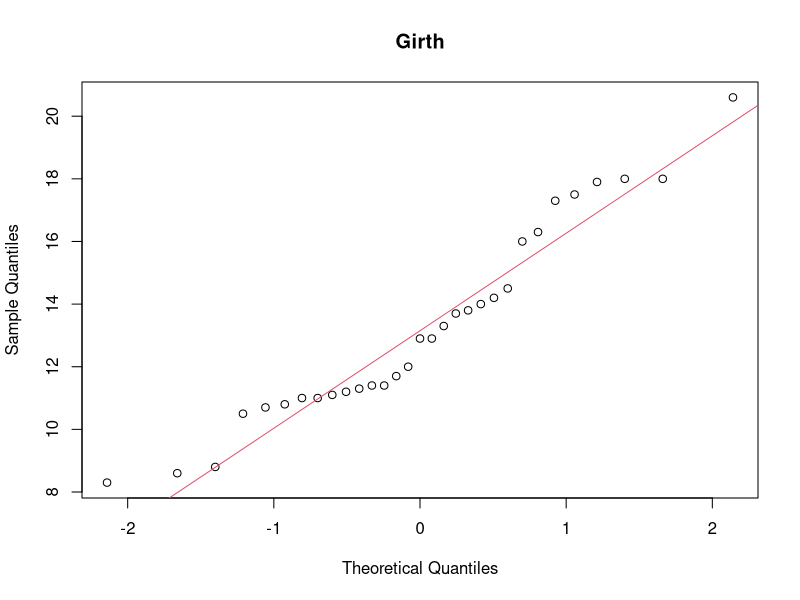
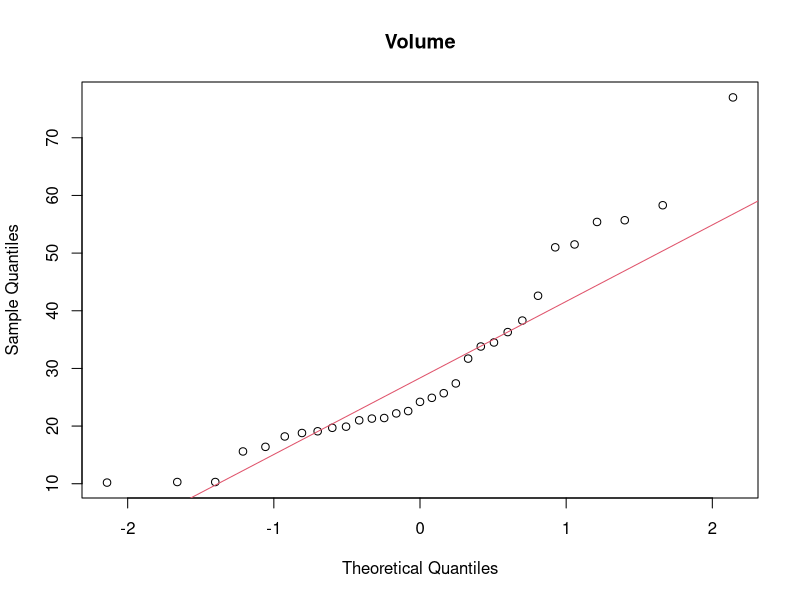
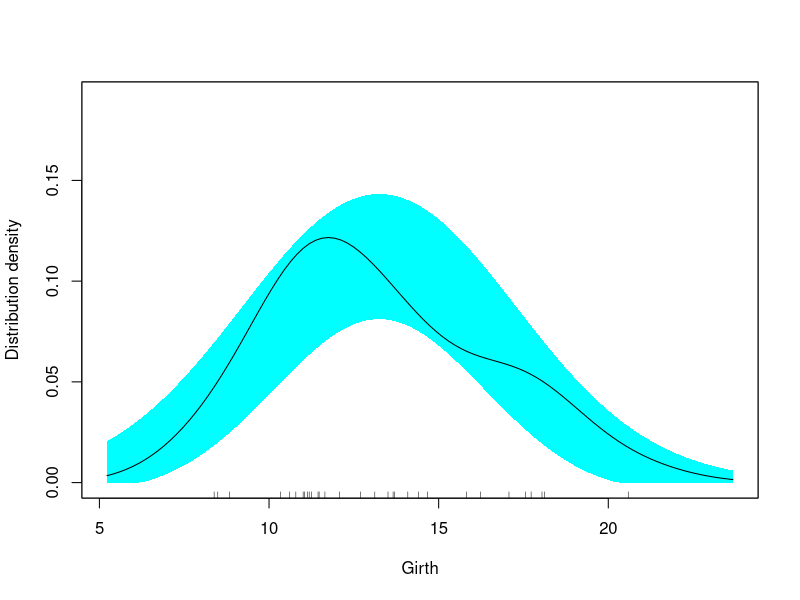
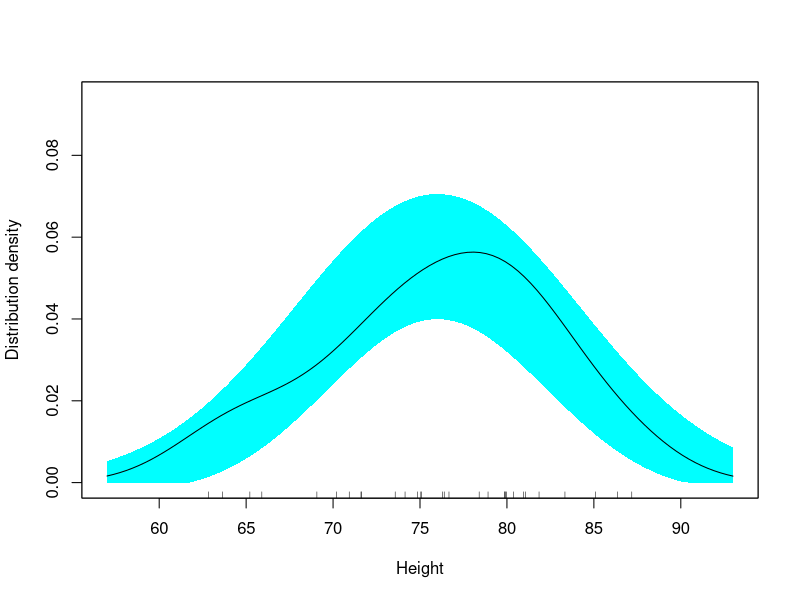
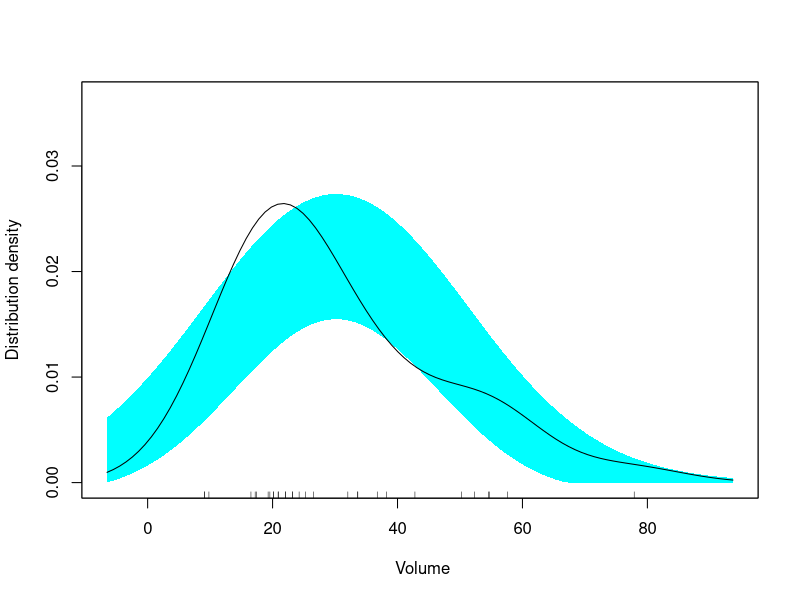
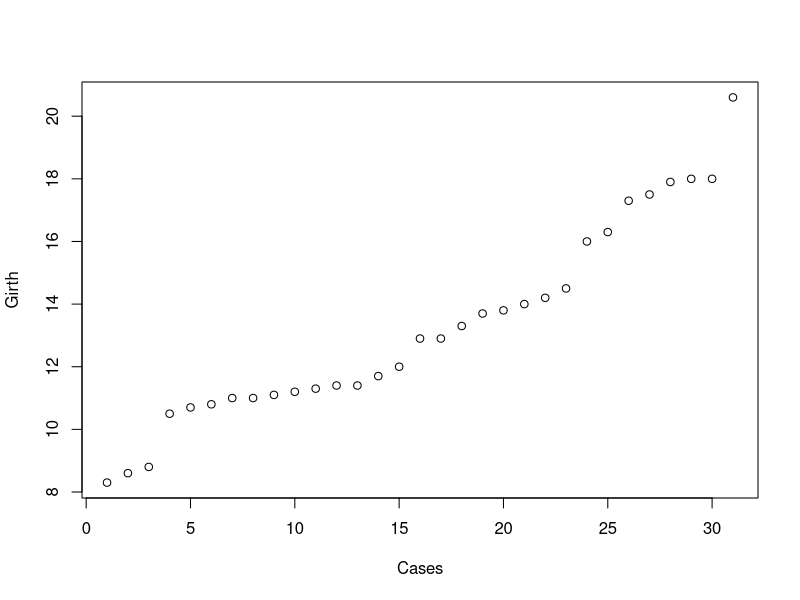
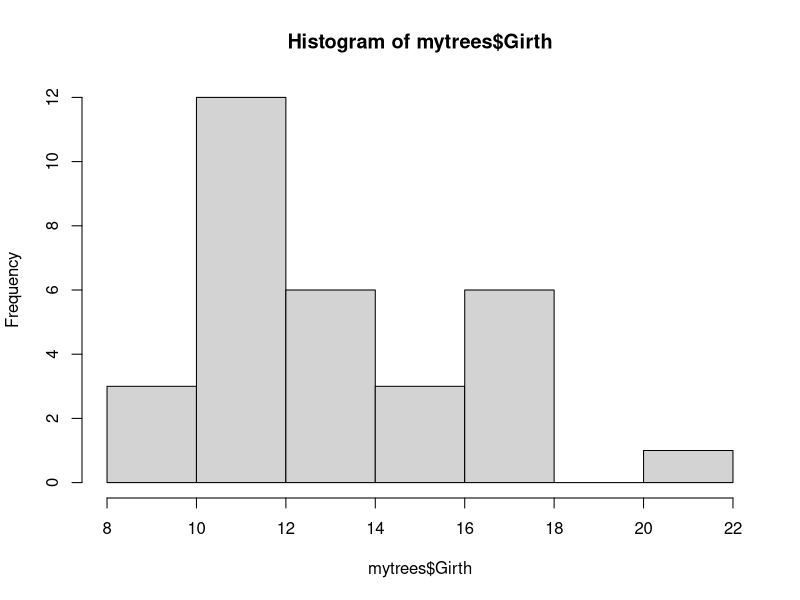
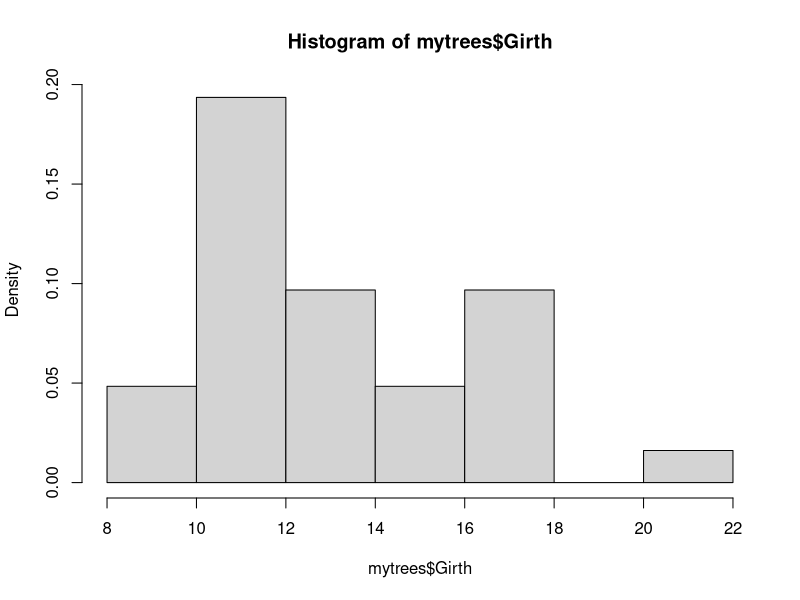

Source code (R) for these figures, in order:
library(sm)

mytrees <- as.data.frame(trees)
print(summary(mytrees))
print(cor(mytrees))

# Tests for Girth and Volume
print(t.test(mytrees$Girth, mu = mean(mytrees$Girth)))
print(wilcox.test(
    mytrees$Volume,
    mu = median(mytrees$Volume),
    conf.int = TRUE
))
print(shapiro.test(mytrees$Girth))
print(ks.test(mytrees$Girth, "pnorm"))

# Tests for Height
print(t.test(mytrees$Height, mu = mean(mytrees$Height)))
print(wilcox.test(
    mytrees$Height,
    mu = median(mytrees$Height),
    conf.int = TRUE
))
print(shapiro.test(mytrees$Height))
print(ks.test(mytrees$Height, "pnorm"))


# qqnorm and qqline for Girth and Volume
qqnorm(mytrees$Girth, main = "Girth")
qqline(mytrees$Girth, col = 2)
qqnorm(mytrees$Volume, main = "Volume")
qqline(mytrees$Volume, col = 2)


# sm.density examples
sm.density(mytrees$Girth,
           model = "Normal",
           xlab = "Girth",
           ylab = "Distribution density")
sm.density(mytrees$Height,
           model = "Normal",
           xlab = " Height ",
           ylab = "Distribution density")
sm.density(mytrees$Volume,
           model = "Normal",
           xlab = " Volume",
           ylab = "Distribution density")

# plot and histograms for Girth
plot(mytrees$Girth, xlab = "Cases", ylab = "Girth")
hist(mytrees$Girth)
hist(mytrees$Girth, freq = FALSE)
hist(
    mytrees$Girth,
    breaks = 6,
    freq = FALSE,
    col = "lightblue",
    xlab = "Cases",
    ylab = "Girth",
    main = "Histogram by Girth"
)
lines(density(mytrees$Girth), col = "red", lwd = 2)


# histograms for Height and Volume
hist(
    mytrees$Height,
    freq = FALSE,
    col = "lightblue",
    xlab = "Cases",
    ylab = "Height",
    main = "Histogram by Height"
)
hist(
    mytrees$Volume,
    freq = FALSE,
    col = "lightblue",
    xlab = "Cases",
    ylab = "Volume",
    main = "Histogram by Volume"
)


# Box%Whisher plot
boxplot(mytrees$Girth,
        mytrees$Height,
        mytrees$Volume,
        main = "Box&Whisker Plot",
        xlab = "Girth Height Volume")
print(boxplot.stats(
    mytrees$Girth,
    coef = 1.5,
    do.conf = TRUE,
    do.out = TRUE
))
print(boxplot.stats(
    mytrees$Girth,
    coef = 1,
    do.conf = TRUE,
    do.out = TRUE
))
print(boxplot.stats(
    mytrees$Volume,
    coef = 1.5,
    do.conf = TRUE,
    do.out = TRUE
))


# different boxplots
boxplot(
    mytrees$Girth,
    mytrees$Height,
    mytrees$Volume,
    main = "Box&Whisker Plot",
    xlab = "Girth Height Volume",
    range = 0.5,
    col = "lightblue"
)
boxplot(
    mytrees$Girth,
    mytrees$Height,
    mytrees$Volume,
    main = "Box&Whisker Plot",
    xlab = "Girth Height Volume",
    range = 0.5,
    col = "lightblue",
    pars = list(
        boxwex = 0.4,
        staplewex = 0.7,
        outwex = 0.2
    )
)


plot(
    mytrees$Height,
    mytrees$Girth,
    type = "p",
    col = "red",
    cex = 1,
    xlab = "Height",
    ylab = "Girth",
    main = "Height vs Girth"
)
plot(
    mytrees$Girth,
    mytrees$Volume,
    type = "p",
    col = "red",
    cex = 1,
    xlab = "Girth",
    ylab = "Volume",
    main = "Girth vs Volume"
)
abline(lm(mytrees$Volume ~ mytrees$Girth),
       col = "blue",
       lwd = 1)
pairs(mytrees[1:3], main = " Matrix Diagram ")

x <- cbind(mytrees$Girth, mytrees$Height, mytrees$Volume)
pairs(
    x,
    gap = 0,
    diag.panel = function(x) {
        par(new = TRUE)
        hist(x, col = "light pink",
             probability = TRUE)
        
        lines(density(x), col = "red", lwd = 2)
    }
)
